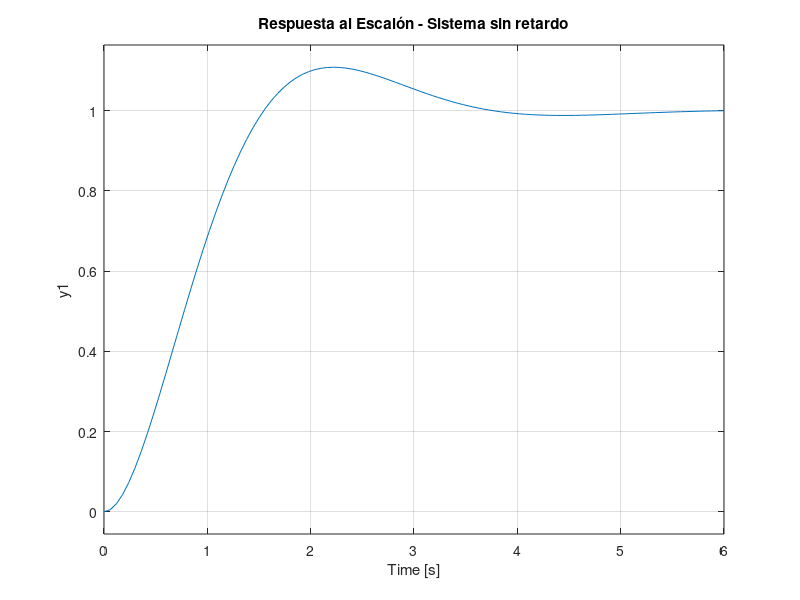
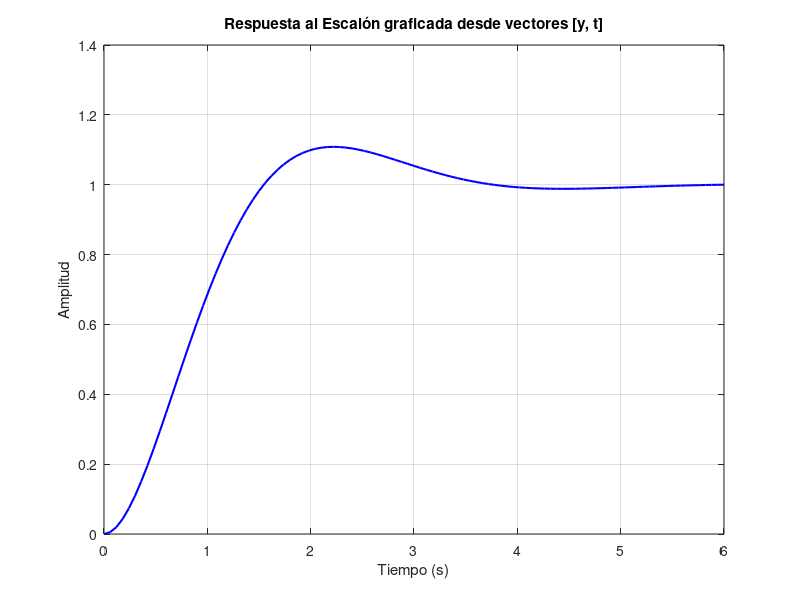

These figures' MATLAB source, in order: (Note: this script raises an error after producing the figures.)
%% TALLER 2
clear; clc; close all;

% SECCIÓN 1.5.1

% 1. Codificar la función de transferencia base (sin retardo)
num = 3;
den = [1 2 3];
Gs_base = tf(num, den);

% Visualización directa de las respuestas, impulso y escalon
figure('Name', 'Tarea 1: Respuestas directas G(s) base');
subplot(2,1,1);
impulse(Gs_base);
title('Respuesta al Impulso - Sistema sin retardo');
subplot(2,1,2);
step(Gs_base);
title('Respuesta al Escalón - Sistema sin retardo');

% 2. Almacenar valores en vectores y graficar
[y_base, t_base] = step(Gs_base);
figure('Name', 'Tarea 2: Gráfica desde vectores');
plot(t_base, y_base, 'b', 'LineWidth', 1.5);
title('Respuesta al Escalón graficada desde vectores [y, t]');
xlabel('Tiempo (s)'); ylabel('Amplitud');
grid on;

% 3. Modelar la función de transferencia con tiempo muerto (delay = 2s)
delay = 2;
Gs_delay = tf(num, den, 'InputDelay', delay);

% 4. Graficar y comparar impulse y step del sistema con retardo
[y_imp_d, t_imp_d] = impulse(Gs_delay);
[y_step_d, t_step_d] = step(Gs_delay);

figure('Name', 'Tarea 4 y 5: Sistema con Retardo y Puntos Máximos');
% Subplot para Impulso
subplot(2,1,1);
plot(t_imp_d, y_imp_d, 'LineWidth', 1.5); hold on; grid on;
% 5. Encontrar y marcar el valor máximo
[max_imp, idx_imp] = max(y_imp_d);
plot(t_imp_d(idx_imp), max_imp, 'ro', 'MarkerSize', 8, 'MarkerFaceColor', 'r');
text(t_imp_d(idx_imp)+0.5, max_imp, sprintf('Máx: %.2f', max_imp));
title('Respuesta al Impulso con Retardo (2s)');
xlabel('Tiempo (s)'); ylabel('Amplitud');

% Subplot para Escalón
subplot(2,1,2);
plot(t_step_d, y_step_d, 'LineWidth', 1.5); hold on; grid on;
% 5. Encontrar y marcar el valor máximo
[max_step, idx_step] = max(y_step_d);
plot(t_step_d(idx_step), max_step, 'ro', 'MarkerSize', 8, 'MarkerFaceColor', 'r');
text(t_step_d(idx_step)+0.5, max_step, sprintf('Máx: %.2f', max_step));
title('Respuesta al Escalón con Retardo (2s)');
xlabel('Tiempo (s)'); ylabel('Amplitud');

% 6. Verificar el tiempo a partir del cual el sistema responde
% Buscamos el primer índice donde la salida es mayor a una tolerancia pequeña
tolerancia = 1e-3;
idx_inicio = find(y_step_d > tolerancia, 1);
tiempo_respuesta = t_step_d(idx_inicio);
fprintf('El sistema con retardo comienza a responder aproximadamente en t = %.2f segundos.\n', tiempo_respuesta);



% SECCIÓN 1.5.2: Respuesta a señales arbitrarias

% 1. Replicar la señal de la Figura 1.2 (a)
t1 = 0:0.1:30;
u1 = zeros(size(t1));
u1(t1 >= 10 & t1 < 20) = 5;
u1(t1 >= 20) = 10;

% 2. Analizar la respuesta del sistema (Gs_delay) con lsim
figure('Name', 'Tarea 1 y 2: Señal Fig 1.2');
subplot(1,2,1);
plot(t1, u1, '--', 'LineWidth', 1.5); grid on;
title('(a) Señal arbitraria'); xlabel('Tiempo'); ylabel('Amplitud');
ylim([0 12]);

subplot(1,2,2);
lsim(Gs_delay, u1, t1);
title('(b) Respuesta del sistema'); grid on;

% 3. Repetir para la señal arbitraria de la Figura 1.3
t2 = 0:0.1:40;
u2 = zeros(size(t2));
u2(t2 >= 10 & t2 < 20) = 5; % Escalón a 5
% A partir de t=20 salta a 15 y rampa hasta 25 en t=30
indices_rampa = (t2 >= 20 & t2 < 30);
u2(indices_rampa) = 15 + (t2(indices_rampa) - 20) * ((25 - 15) / (30 - 20)); 
u2(t2 >= 30) = 25; % Se mantiene en 25

figure('Name', 'Tarea 3: Señal Fig 1.3');
subplot(1,2,1);
plot(t2, u2, '--', 'LineWidth', 1.5); grid on;
title('Señal Fig 1.3'); xlabel('Tiempo'); ylabel('Amplitud');
ylim([0 30]);

subplot(1,2,2);
lsim(Gs_delay, u2, t2);
title('Respuesta a Señal Fig 1.3'); grid on;


%% =========================================================================
% SECCIÓN 1.6: Actividad Reto (Parte 1)
% =========================================================================

% 1 y 2. Generar señal aleatoria con rampa asc, escalón subida, rampa desc y escalón bajada
t3 = 0:0.1:50;
u3 = zeros(size(t3));

% Rampa ascendente (t=5 a t=10, sube de 0 a 5)
idx_ramp_up = (t3 >= 5 & t3 < 10);
u3(idx_ramp_up) = (t3(idx_ramp_up) - 5); 

% Escalón de subida y meseta (t=10 a t=20 se mantiene en 5, t=20 a t=30 salta a 10)
u3(t3 >= 10 & t3 < 20) = 5;
u3(t3 >= 20 & t3 < 30) = 10;

% Escalón de subida drástico en t=30 a 20, seguido de rampa descendente
u3(t3 == 30) = 20; 
idx_ramp_down = (t3 > 30);
% Rampa descendente de 20 a 15 (entre t=30 y t=50)
u3(idx_ramp_down) = 20 - (t3(idx_ramp_down) - 30) * ((20 - 15) / (50 - 30));

% Gráfica de la señal del Reto
figure('Name', 'Actividad Reto');
subplot(1,2,1);
plot(t3, u3, 'b-', 'LineWidth', 1.5); grid on;
title('Señal aleatoria'); 
xlabel('Tiempo (s)'); ylabel('Amplitud');
legend('Señal variante en el tiempo');
ylim([0 22]);

% 3. Utilizar G(s) con retardo para obtener la respuesta con lsim
subplot(1,2,2);
lsim(Gs_delay, u3, t3);
title('Linear Simulation Results');
grid on;
